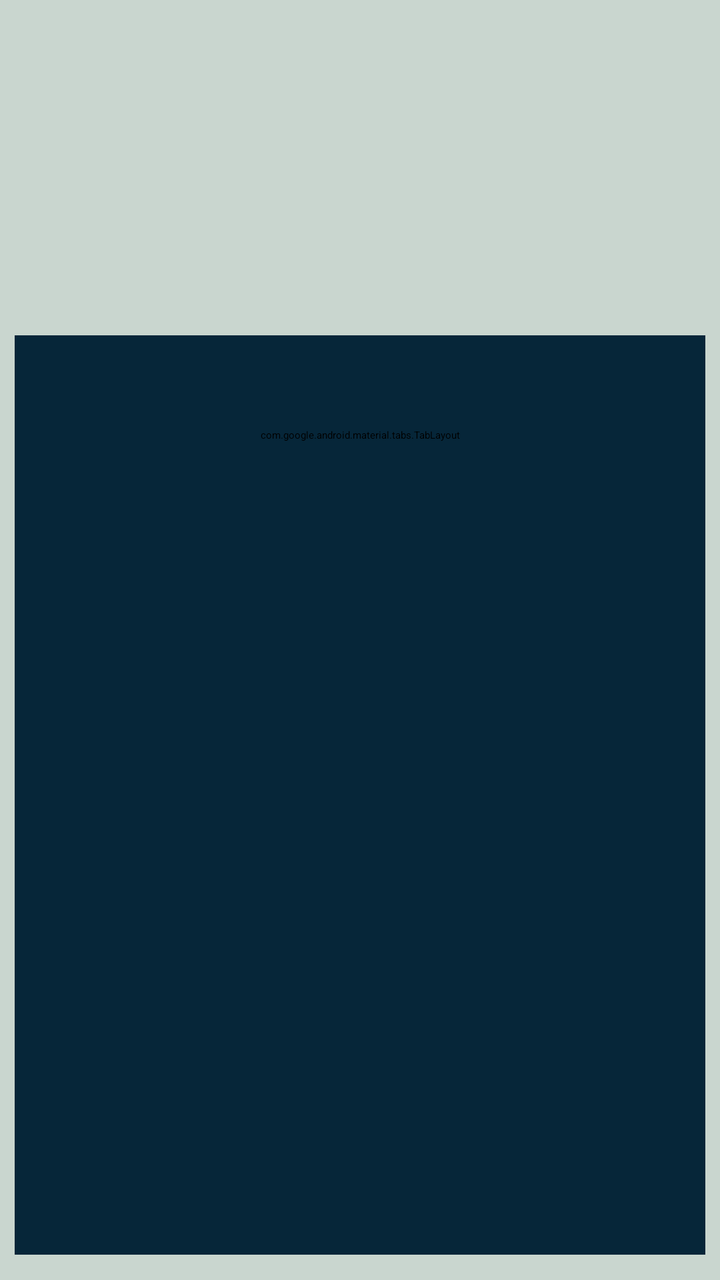
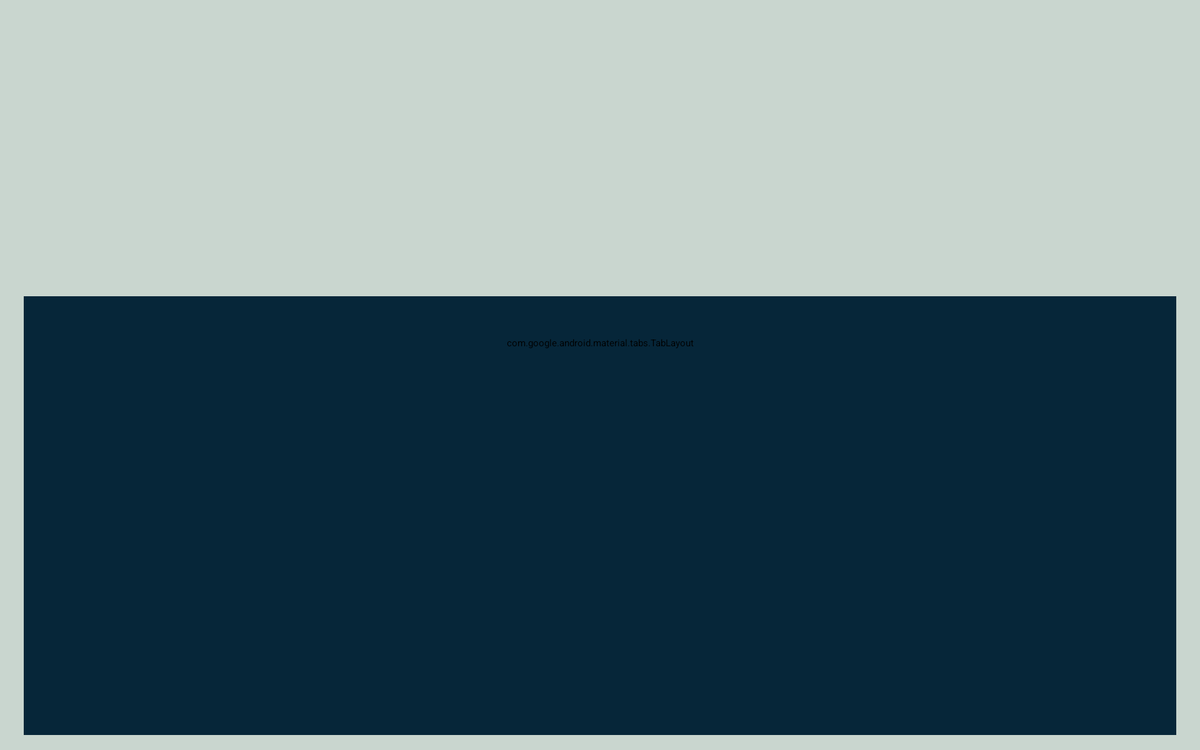

First picture: res/layout/ on a phone held upright. Second picture: the repository's own variant of that layout, on a device whose configuration matches the variant's folder. Source for both follows.
<!-- AndroidManifest.xml: application theme Theme.Task4RoomBooking -->
<!-- res/layout/activity_main.xml -->
<?xml version="1.0" encoding="utf-8"?>
<androidx.constraintlayout.widget.ConstraintLayout xmlns:android="http://schemas.android.com/apk/res/android"
    xmlns:app="http://schemas.android.com/apk/res-auto"
    xmlns:tools="http://schemas.android.com/tools"
    android:id="@+id/main"
    android:layout_width="match_parent"
    android:layout_height="match_parent"
    android:background="@color/g_coral"
    tools:context=".MainActivity">

    <androidx.constraintlayout.widget.Guideline
        android:id="@+id/mainglTop"
        android:layout_width="wrap_content"
        android:layout_height="wrap_content"
        android:orientation="horizontal"
        app:layout_constraintGuide_percent="0.02" />

    <androidx.constraintlayout.widget.Guideline
        android:id="@+id/mainglBottom"
        android:layout_width="wrap_content"
        android:layout_height="wrap_content"
        android:orientation="horizontal"
        app:layout_constraintGuide_percent="0.98" />

    <androidx.constraintlayout.widget.Guideline
        android:id="@+id/mainglLeft"
        android:layout_width="wrap_content"
        android:layout_height="wrap_content"
        android:orientation="vertical"
        app:layout_constraintGuide_percent="0.02" />

    <androidx.constraintlayout.widget.Guideline
        android:id="@+id/mainglRight"
        android:layout_width="wrap_content"
        android:layout_height="wrap_content"
        android:orientation="vertical"
        app:layout_constraintGuide_percent="0.98" />

    <LinearLayout
        android:layout_width="0dp"
        android:layout_height="0dp"
        android:orientation="vertical"
        android:id="@+id/mainll"
        app:layout_constraintTop_toBottomOf="@+id/mainglTop"
        app:layout_constraintEnd_toStartOf="@+id/mainglRight"
        app:layout_constraintBottom_toTopOf="@+id/mainglBottom"
        app:layout_constraintStart_toEndOf="@+id/mainglLeft"
        tools:ignore="MissingConstraints">

        <androidx.appcompat.widget.Toolbar
            android:id="@+id/toolbar"
            android:layout_width="match_parent"
            android:layout_height="?attr/actionBarSize"
            android:background="@android:color/transparent"
            android:gravity="center_vertical">


            <TextView
                android:id="@+id/toolTex"
                android:layout_width="wrap_content"
                android:layout_height="wrap_content"
                android:layout_gravity="center"
                android:layout_weight="1"
                android:padding="2dp"
                android:text="@string/mainHeading"
                android:textColor="@color/black"
                android:textSize="18sp"
                android:textStyle="bold" />
















        </androidx.appcompat.widget.Toolbar>



        <ImageView
            android:id="@+id/homeImg"
            android:layout_width="match_parent"
            android:layout_height="150dp"
            android:layout_marginTop="5dp"
            android:src="@drawable/hotelimg"
            app:layout_constraintTop_toBottomOf="@+id/mainglTop"
            app:layout_constraintEnd_toStartOf="@+id/mainglRight"
            app:layout_constraintBottom_toTopOf="@+id/mainglBottom"
            app:layout_constraintStart_toEndOf="@+id/mainglLeft"
            android:background="@drawable/img_corner_curve"
            tools:ignore="MissingConstraints" />

        <RelativeLayout
            android:layout_width="match_parent"
            android:layout_height="match_parent"
            android:layout_below="@+id/homeImg"
            app:layout_constraintEnd_toStartOf="@+id/mainfglRight"
            app:layout_constraintStart_toEndOf="@+id/mainfglLeft"
            app:layout_constraintTop_toBottomOf="@+id/homeImg"
            android:background="@color/b_coral"
            tools:ignore="NotSibling">


            <com.google.android.material.tabs.TabLayout
                android:layout_width="match_parent"
                android:layout_height="100dp"
                android:id="@+id/include"
                app:tabTextColor="@color/white"
                app:tabMaxWidth="90dp"
                app:tabPadding="0dp"
                app:tabSelectedTextColor="@color/gold"
                app:tabIndicatorColor="@color/gold"
                app:tabIndicator="@color/white"
                app:tabIndicatorHeight="3.5dp"
                app:tabIndicatorFullWidth="true"
                app:tabPaddingStart="10dp"
                android:layout_marginTop="0dp"
                app:tabMode="scrollable"
                android:backgroundTint="@android:color/transparent">

                <com.google.android.material.tabs.TabItem
                    android:layout_width="wrap_content"
                    android:layout_height="wrap_content"
                    android:text="@string/tabItem1"
                    android:id="@+id/selectDates">

                </com.google.android.material.tabs.TabItem>

                <com.google.android.material.tabs.TabItem
                    android:layout_width="wrap_content"
                    android:layout_height="wrap_content"
                    android:text="@string/tabItem2"
                    android:id="@+id/selectRooms">

                </com.google.android.material.tabs.TabItem>

                <com.google.android.material.tabs.TabItem
                    android:layout_width="wrap_content"
                    android:layout_height="wrap_content"
                    android:text="@string/tabItem3"
                    android:id="@+id/contactDetails">

                </com.google.android.material.tabs.TabItem>

                <com.google.android.material.tabs.TabItem
                    android:layout_width="wrap_content"
                    android:layout_height="wrap_content"
                    android:text="@string/tabItem4"
                    android:id="@+id/confirmDetails">

                </com.google.android.material.tabs.TabItem>

                <com.google.android.material.tabs.TabItem
                    android:layout_width="wrap_content"
                    android:layout_height="wrap_content"
                    android:text="@string/tabItem5"
                    android:id="@+id/makePayment">

                </com.google.android.material.tabs.TabItem>




            </com.google.android.material.tabs.TabLayout>



            <FrameLayout
                android:layout_width="match_parent"
                android:layout_height="match_parent"
                android:layout_below="@+id/include"
                android:layout_marginTop="0dp"
                android:id="@+id/fragmentcontainer">

            </FrameLayout>

        </RelativeLayout>


    </LinearLayout>

</androidx.constraintlayout.widget.ConstraintLayout>
<!-- resources referenced by this layout -->
<resources>
  <color name="b_coral">#062639</color>
  <color name="black">#FF000000</color>
  <color name="g_coral">#C9D6CF</color>
  <color name="gold">#FFB701</color>
  <color name="white">#FFFFFFFF</color>
  <string name="mainHeading">Hotel Booking Form</string>
  <string name="tabItem1">1. Select Dates</string>
  <string name="tabItem2">2. Select Rooms</string>
  <string name="tabItem3">3. Contact Details</string>
  <string name="tabItem4">4. Confirm Details</string>
  <string name="tabItem5">5. Make Payment</string>
</resources>
<!-- res/layout-sw720dp/activity_main.xml (the repository's variant of the layout above) -->
<!-- drawn on a large tablet held sideways -->
<?xml version="1.0" encoding="utf-8"?>
<androidx.constraintlayout.widget.ConstraintLayout xmlns:android="http://schemas.android.com/apk/res/android"
    xmlns:app="http://schemas.android.com/apk/res-auto"
    xmlns:tools="http://schemas.android.com/tools"
    android:id="@+id/main"
    android:layout_width="match_parent"
    android:layout_height="match_parent"
    android:background="@color/g_coral"
    tools:context=".MainActivity">

    <androidx.constraintlayout.widget.Guideline
        android:id="@+id/mainglTop"
        android:layout_width="wrap_content"
        android:layout_height="wrap_content"
        android:orientation="horizontal"
        app:layout_constraintGuide_percent="0.02" />

    <androidx.constraintlayout.widget.Guideline
        android:id="@+id/mainglBottom"
        android:layout_width="wrap_content"
        android:layout_height="wrap_content"
        android:orientation="horizontal"
        app:layout_constraintGuide_percent="0.98" />

    <androidx.constraintlayout.widget.Guideline
        android:id="@+id/mainglLeft"
        android:layout_width="wrap_content"
        android:layout_height="wrap_content"
        android:orientation="vertical"
        app:layout_constraintGuide_percent="0.02" />

    <androidx.constraintlayout.widget.Guideline
        android:id="@+id/mainglRight"
        android:layout_width="wrap_content"
        android:layout_height="wrap_content"
        android:orientation="vertical"
        app:layout_constraintGuide_percent="0.98" />

    <LinearLayout
        android:id="@+id/mainll"
        android:layout_width="0dp"
        android:layout_height="0dp"
        android:orientation="vertical"
        app:layout_constraintBottom_toTopOf="@+id/mainglBottom"
        app:layout_constraintEnd_toStartOf="@+id/mainglRight"
        app:layout_constraintStart_toEndOf="@+id/mainglLeft"
        app:layout_constraintTop_toBottomOf="@+id/mainglTop"
        tools:ignore="MissingConstraints">

        <androidx.appcompat.widget.Toolbar
            android:id="@+id/toolbar"
            android:layout_width="match_parent"
            android:layout_height="?attr/actionBarSize"
            android:background="@android:color/transparent"
            android:gravity="center_vertical">


            <TextView
                android:id="@+id/toolTex"
                android:layout_width="wrap_content"
                android:layout_height="wrap_content"
                android:layout_gravity="center"
                android:layout_weight="1"
                android:padding="2dp"
                android:text="@string/mainHeading"
                android:textColor="@color/black"
                android:textSize="18sp"
                android:textStyle="bold" />
















        </androidx.appcompat.widget.Toolbar>


       <androidx.cardview.widget.CardView
           android:layout_width="wrap_content"
           android:layout_height="wrap_content"
           app:cardCornerRadius="5dp"
           app:layout_constraintBottom_toTopOf="@+id/mainglBottom"
           app:layout_constraintTop_toBottomOf="@+id/mainglTop">

        <ImageView
            android:id="@+id/homeImg"
            android:layout_width="wrap_content"
            android:layout_height="300dp"
            android:background="@drawable/hotelimg"
            tools:ignore="MissingConstraints" />

       </androidx.cardview.widget.CardView>


        <RelativeLayout
            android:layout_width="match_parent"
            android:layout_height="match_parent"
            android:layout_below="@+id/homeImg"
            android:background="@color/b_coral"
            app:layout_constraintEnd_toStartOf="@+id/mainfglRight"
            app:layout_constraintStart_toEndOf="@+id/mainfglLeft"
            app:layout_constraintTop_toBottomOf="@+id/homeImg"
            tools:ignore="NotSibling">


            <com.google.android.material.tabs.TabLayout
                android:id="@+id/include"
                android:layout_width="match_parent"
                android:layout_height="100dp"
                android:layout_marginTop="0dp"
                android:backgroundTint="@android:color/transparent"
                app:tabIndicator="@color/white"
                app:tabIndicatorColor="@color/gold"
                app:tabIndicatorFullWidth="true"
                app:tabIndicatorHeight="3.5dp"
                app:tabMaxWidth="150dp"
                app:tabMode="scrollable"
                app:tabPadding="0dp"
                app:tabPaddingStart="10dp"
                app:tabSelectedTextColor="@color/gold"
                app:tabTextColor="@color/white">

                <com.google.android.material.tabs.TabItem
                    android:id="@+id/selectDates"
                    android:layout_width="wrap_content"
                    android:layout_height="wrap_content"
                    android:text="@string/tabItem1">

                </com.google.android.material.tabs.TabItem>

                <com.google.android.material.tabs.TabItem
                    android:id="@+id/selectRooms"
                    android:layout_width="wrap_content"
                    android:layout_height="wrap_content"
                    android:text="@string/tabItem2">

                </com.google.android.material.tabs.TabItem>

                <com.google.android.material.tabs.TabItem
                    android:id="@+id/contactDetails"
                    android:layout_width="wrap_content"
                    android:layout_height="wrap_content"
                    android:text="@string/tabItem3">

                </com.google.android.material.tabs.TabItem>

                <com.google.android.material.tabs.TabItem
                    android:layout_width="wrap_content"
                    android:layout_height="wrap_content"
                    android:text="@string/tabItem4"
                    android:id="@+id/confirmDetails">

                </com.google.android.material.tabs.TabItem>

                <com.google.android.material.tabs.TabItem
                    android:id="@+id/makePayment"
                    android:layout_width="wrap_content"
                    android:layout_height="wrap_content"
                    android:text="@string/tabItem5">

                </com.google.android.material.tabs.TabItem>


            </com.google.android.material.tabs.TabLayout>


            <FrameLayout
                android:id="@+id/fragmentcontainer"
                android:layout_width="match_parent"
                android:layout_height="match_parent"
                android:layout_below="@+id/include"
                android:layout_marginTop="0dp">

            </FrameLayout>

        </RelativeLayout>


    </LinearLayout>

</androidx.constraintlayout.widget.ConstraintLayout>
